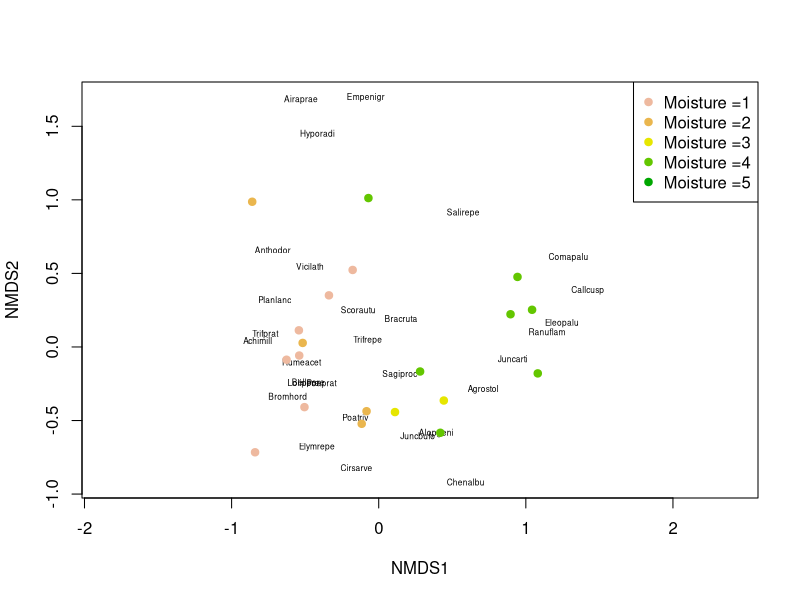
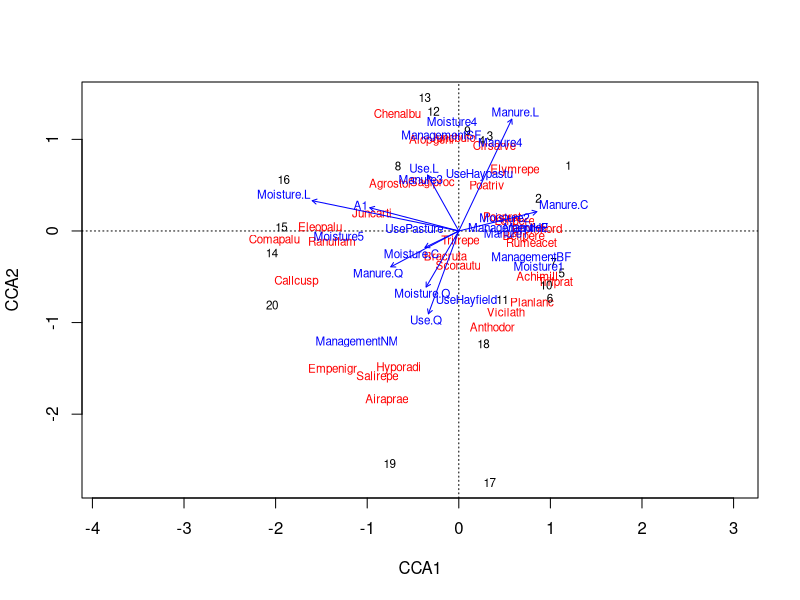

Recreate these plots in R, in order.
## ---- chunk 1
library(vegan)
data(dune)
data(dune.env)
?dune
head(dune)
dim(dune)
## ---- chunk 2
dune_mds = metaMDS(dune)
dune_mds
plot(dune_mds, type='n')
text(dune_mds, 'sp', cex=.5)
# generate vector of colors 
color_vect = rev(terrain.colors(6))[-1]
points(dune_mds, 'sites', pch=19, 
       col=color_vect[dune.env$Moisture])
legend('topright', paste("Moisture =", 1:5, sep=''), 
       col=color_vect, pch=19)

## ---- chunk 3
#CCA of dune ~ dune.env
dune_cca = cca(dune ~ ., data=dune.env)
plot(dune_cca)
anova(dune_cca)

